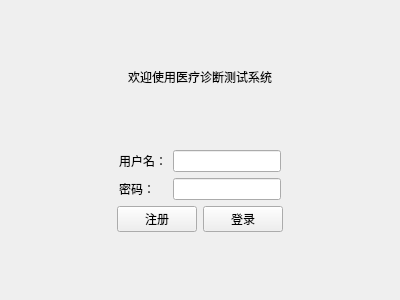
<?xml version="1.0" encoding="UTF-8"?>
<ui version="4.0">
 <class>LoginView</class>
 <widget class="QWidget" name="LoginView">
  <property name="geometry">
   <rect>
    <x>0</x>
    <y>0</y>
    <width>400</width>
    <height>300</height>
   </rect>
  </property>
  <property name="windowTitle">
   <string>登录</string>
  </property>
  <layout class="QVBoxLayout" name="verticalLayout_3">
   <item>
    <spacer name="verticalSpacer">
     <property name="orientation">
      <enum>Qt::Vertical</enum>
     </property>
     <property name="sizeHint" stdset="0">
      <size>
       <width>20</width>
       <height>50</height>
      </size>
     </property>
    </spacer>
   </item>
   <item>
    <widget class="QLabel" name="label">
     <property name="text">
      <string>欢迎使用医疗诊断测试系统</string>
     </property>
     <property name="alignment">
      <set>Qt::AlignCenter</set>
     </property>
    </widget>
   </item>
   <item>
    <spacer name="verticalSpacer_2">
     <property name="orientation">
      <enum>Qt::Vertical</enum>
     </property>
     <property name="sizeHint" stdset="0">
      <size>
       <width>20</width>
       <height>51</height>
      </size>
     </property>
    </spacer>
   </item>
   <item>
    <layout class="QHBoxLayout" name="horizontalLayout_3">
     <item>
      <spacer name="horizontalSpacer">
       <property name="orientation">
        <enum>Qt::Horizontal</enum>
       </property>
       <property name="sizeHint" stdset="0">
        <size>
         <width>40</width>
         <height>20</height>
        </size>
       </property>
      </spacer>
     </item>
     <item>
      <layout class="QHBoxLayout" name="horizontalLayout">
       <item>
        <layout class="QVBoxLayout" name="verticalLayout_2">
         <item>
          <widget class="QLabel" name="label_5">
           <property name="text">
            <string>用户名：</string>
           </property>
          </widget>
         </item>
         <item>
          <widget class="QLabel" name="label_4">
           <property name="text">
            <string>密码：</string>
           </property>
          </widget>
         </item>
        </layout>
       </item>
       <item>
        <layout class="QVBoxLayout" name="verticalLayout">
         <item>
          <widget class="QLineEdit" name="inputUserName"/>
         </item>
         <item>
          <widget class="QLineEdit" name="inputUserPassword"/>
         </item>
        </layout>
       </item>
      </layout>
     </item>
     <item>
      <spacer name="horizontalSpacer_2">
       <property name="orientation">
        <enum>Qt::Horizontal</enum>
       </property>
       <property name="sizeHint" stdset="0">
        <size>
         <width>40</width>
         <height>20</height>
        </size>
       </property>
      </spacer>
     </item>
    </layout>
   </item>
   <item>
    <layout class="QHBoxLayout" name="horizontalLayout_4">
     <item>
      <spacer name="horizontalSpacer_3">
       <property name="orientation">
        <enum>Qt::Horizontal</enum>
       </property>
       <property name="sizeHint" stdset="0">
        <size>
         <width>40</width>
         <height>20</height>
        </size>
       </property>
      </spacer>
     </item>
     <item>
      <layout class="QHBoxLayout" name="horizontalLayout_2">
       <item>
        <widget class="QPushButton" name="btSignUp">
         <property name="text">
          <string>注册</string>
         </property>
        </widget>
       </item>
       <item>
        <widget class="QPushButton" name="btSignIn">
         <property name="text">
          <string>登录</string>
         </property>
        </widget>
       </item>
      </layout>
     </item>
     <item>
      <spacer name="horizontalSpacer_4">
       <property name="orientation">
        <enum>Qt::Horizontal</enum>
       </property>
       <property name="sizeHint" stdset="0">
        <size>
         <width>40</width>
         <height>20</height>
        </size>
       </property>
      </spacer>
     </item>
    </layout>
   </item>
   <item>
    <spacer name="verticalSpacer_4">
     <property name="orientation">
      <enum>Qt::Vertical</enum>
     </property>
     <property name="sizeHint" stdset="0">
      <size>
       <width>20</width>
       <height>50</height>
      </size>
     </property>
    </spacer>
   </item>
  </layout>
 </widget>
 <resources/>
 <connections/>
</ui>
